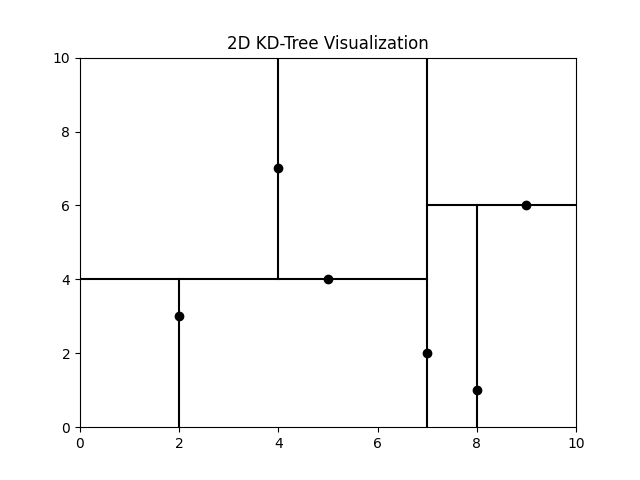

Write the Python code that produced this figure.
import numpy as np
import matplotlib.pyplot as plt

class KDNode:
    def __init__(self, point, depth=0, left=None, right=None):
        self.point = point
        self.depth = depth
        self.left = left
        self.right = right

def build_kdtree(points, depth=0):
    if not points:
        return None

    k = len(points[0])  # Assumes all points have the same dimension
    axis = depth % k   # Alternate between the x and y axis

    points.sort(key=lambda x: x[axis])
    median = len(points) // 2

    return KDNode(
        point=points[median],
        depth=depth,
        left=build_kdtree(points[:median], depth + 1),
        right=build_kdtree(points[median + 1:], depth + 1)
    )

def visualize_kdtree(node, ax, xmin, xmax, ymin, ymax):
    if node is not None:
        x, y = node.point
        if node.depth % 2 == 0:  # Vertical line
            ax.plot([x, x], [ymin, ymax], 'k-')
            visualize_kdtree(node.left, ax, xmin, x, ymin, ymax)
            visualize_kdtree(node.right, ax, x, xmax, ymin, ymax)
        else:  # Horizontal line
            ax.plot([xmin, xmax], [y, y], 'k-')
            visualize_kdtree(node.left, ax, xmin, xmax, ymin, y)
            visualize_kdtree(node.right, ax, xmin, xmax, y, ymax)
        
        ax.plot(x, y, 'ko')

points = [(7, 2), (5, 4), (9, 6), (2, 3), (4, 7), (8, 1)]
tree = build_kdtree(points)

fig, ax = plt.subplots()
ax.set_title('2D KD-Tree Visualization')
ax.set_xlim(0, 10)
ax.set_ylim(0, 10)
visualize_kdtree(tree, ax, 0, 10, 0, 10)
plt.show()
